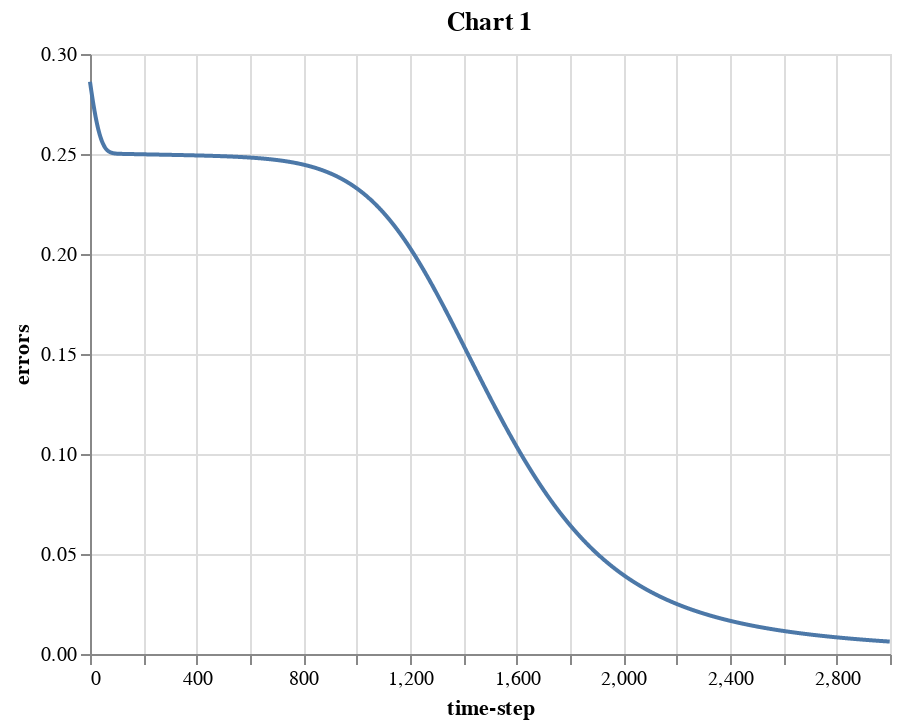

This figure's notebook cell:
### Code cell
# expected values
y = np.array([[0, 1, 1, 0]]).T

# features
X = np.array([[0, 0, 1, 1],
              [0, 1, 0, 1]]).T
model = Sequential()
model.add(Dense(16, input_dim=2, activation='sigmoid'))
model.add(Dense(1, activation='sigmoid'))

model.compile(loss='mean_squared_error',
              optimizer='adam',
              metrics=['binary_accuracy', 'mean_squared_error'])
history = model.fit(X, y, epochs=3000, verbose=0)

errors = history.history['loss']

# alt.renderers.enable('default')

alt.data_transformers.disable_max_rows()
df2 = pd.DataFrame({"errors":errors, "time-step": np.arange(0, len(errors))})
#print(df2)
alt.Chart(df2).mark_line().encode(x="time-step", y="errors").properties(title='Chart 1')

### Figure 1 — Vega-Lite specification as saved in the notebook (floating-point values rounded to 4 significant figures; data arrays with more than 128 entries replaced by an {"elided": "..."} marker saying what was removed)
{"config": {"view": {"continuousWidth": 400, "continuousHeight": 300}}, "data": {"name": "data-61bd23b67be6d4bfd632ec8383eb2cd8"}, "mark": "line", "encoding": {"x": {"field": "time-step", "type": "quantitative"}, "y": {"field": "errors", "type": "quantitative"}}, "title": "Chart 1", "$schema": "https://vega.github.io/schema/vega-lite/v4.17.0.json", "datasets": {"data-61bd23b67be6d4bfd632ec8383eb2cd8": {"elided": "3000 records"}}}
